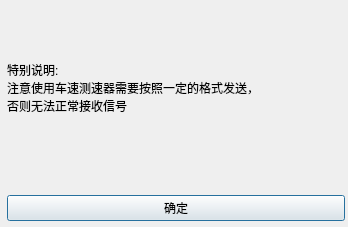
<?xml version="1.0" encoding="UTF-8"?>
<ui version="4.0">
 <class>readme</class>
 <widget class="QDialog" name="readme">
  <property name="geometry">
   <rect>
    <x>0</x>
    <y>0</y>
    <width>348</width>
    <height>227</height>
   </rect>
  </property>
  <property name="windowTitle">
   <string>Dialog</string>
  </property>
  <property name="styleSheet">
   <string notr="true">font: 25 12pt &quot;微软雅黑 Light&quot;;</string>
  </property>
  <widget class="QWidget" name="layoutWidget">
   <property name="geometry">
    <rect>
     <x>7</x>
     <y>0</y>
     <width>338</width>
     <height>221</height>
    </rect>
   </property>
   <layout class="QVBoxLayout" name="verticalLayout">
    <item>
     <widget class="QLabel" name="label">
      <property name="text">
       <string>特别说明:
注意使用车速测速器需要按照一定的格式发送，
否则无法正常接收信号
</string>
      </property>
     </widget>
    </item>
    <item>
     <widget class="QPushButton" name="pushButton">
      <property name="text">
       <string>确定</string>
      </property>
     </widget>
    </item>
   </layout>
  </widget>
 </widget>
 <resources/>
 <connections/>
</ui>
